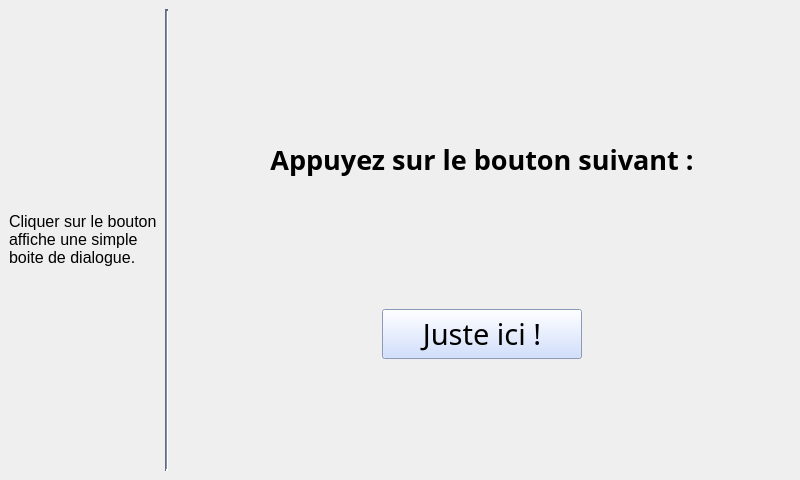
<?xml version="1.0" encoding="UTF-8"?>
<ui version="4.0">
 <class>MainWindow</class>
 <widget class="QMainWindow" name="MainWindow">
  <property name="geometry">
   <rect>
    <x>0</x>
    <y>0</y>
    <width>800</width>
    <height>480</height>
   </rect>
  </property>
  <property name="windowTitle">
   <string>Première fenêtre PyQt5</string>
  </property>
  <widget class="QWidget" name="centralwidget">
   <property name="enabled">
    <bool>true</bool>
   </property>
   <property name="maximumSize">
    <size>
     <width>800</width>
     <height>480</height>
    </size>
   </property>
   <property name="palette">
    <palette>
     <active>
      <colorrole role="WindowText">
       <brush brushstyle="SolidPattern">
        <color alpha="255">
         <red>0</red>
         <green>0</green>
         <blue>0</blue>
        </color>
       </brush>
      </colorrole>
      <colorrole role="Button">
       <brush brushstyle="SolidPattern">
        <color alpha="255">
         <red>196</red>
         <green>214</green>
         <blue>255</blue>
        </color>
       </brush>
      </colorrole>
      <colorrole role="Light">
       <brush brushstyle="SolidPattern">
        <color alpha="255">
         <red>255</red>
         <green>255</green>
         <blue>255</blue>
        </color>
       </brush>
      </colorrole>
      <colorrole role="Midlight">
       <brush brushstyle="SolidPattern">
        <color alpha="255">
         <red>225</red>
         <green>234</green>
         <blue>255</blue>
        </color>
       </brush>
      </colorrole>
      <colorrole role="Dark">
       <brush brushstyle="SolidPattern">
        <color alpha="255">
         <red>98</red>
         <green>107</green>
         <blue>127</blue>
        </color>
       </brush>
      </colorrole>
      <colorrole role="Mid">
       <brush brushstyle="SolidPattern">
        <color alpha="255">
         <red>131</red>
         <green>143</green>
         <blue>170</blue>
        </color>
       </brush>
      </colorrole>
      <colorrole role="Text">
       <brush brushstyle="SolidPattern">
        <color alpha="255">
         <red>0</red>
         <green>0</green>
         <blue>0</blue>
        </color>
       </brush>
      </colorrole>
      <colorrole role="BrightText">
       <brush brushstyle="SolidPattern">
        <color alpha="255">
         <red>255</red>
         <green>255</green>
         <blue>255</blue>
        </color>
       </brush>
      </colorrole>
      <colorrole role="ButtonText">
       <brush brushstyle="SolidPattern">
        <color alpha="255">
         <red>0</red>
         <green>0</green>
         <blue>0</blue>
        </color>
       </brush>
      </colorrole>
      <colorrole role="Base">
       <brush brushstyle="SolidPattern">
        <color alpha="255">
         <red>255</red>
         <green>255</green>
         <blue>255</blue>
        </color>
       </brush>
      </colorrole>
      <colorrole role="Window">
       <brush brushstyle="SolidPattern">
        <color alpha="255">
         <red>196</red>
         <green>214</green>
         <blue>255</blue>
        </color>
       </brush>
      </colorrole>
      <colorrole role="Shadow">
       <brush brushstyle="SolidPattern">
        <color alpha="255">
         <red>0</red>
         <green>0</green>
         <blue>0</blue>
        </color>
       </brush>
      </colorrole>
      <colorrole role="AlternateBase">
       <brush brushstyle="SolidPattern">
        <color alpha="255">
         <red>225</red>
         <green>234</green>
         <blue>255</blue>
        </color>
       </brush>
      </colorrole>
      <colorrole role="ToolTipBase">
       <brush brushstyle="SolidPattern">
        <color alpha="255">
         <red>255</red>
         <green>255</green>
         <blue>220</blue>
        </color>
       </brush>
      </colorrole>
      <colorrole role="ToolTipText">
       <brush brushstyle="SolidPattern">
        <color alpha="255">
         <red>0</red>
         <green>0</green>
         <blue>0</blue>
        </color>
       </brush>
      </colorrole>
     </active>
     <inactive>
      <colorrole role="WindowText">
       <brush brushstyle="SolidPattern">
        <color alpha="255">
         <red>0</red>
         <green>0</green>
         <blue>0</blue>
        </color>
       </brush>
      </colorrole>
      <colorrole role="Button">
       <brush brushstyle="SolidPattern">
        <color alpha="255">
         <red>196</red>
         <green>214</green>
         <blue>255</blue>
        </color>
       </brush>
      </colorrole>
      <colorrole role="Light">
       <brush brushstyle="SolidPattern">
        <color alpha="255">
         <red>255</red>
         <green>255</green>
         <blue>255</blue>
        </color>
       </brush>
      </colorrole>
      <colorrole role="Midlight">
       <brush brushstyle="SolidPattern">
        <color alpha="255">
         <red>225</red>
         <green>234</green>
         <blue>255</blue>
        </color>
       </brush>
      </colorrole>
      <colorrole role="Dark">
       <brush brushstyle="SolidPattern">
        <color alpha="255">
         <red>98</red>
         <green>107</green>
         <blue>127</blue>
        </color>
       </brush>
      </colorrole>
      <colorrole role="Mid">
       <brush brushstyle="SolidPattern">
        <color alpha="255">
         <red>131</red>
         <green>143</green>
         <blue>170</blue>
        </color>
       </brush>
      </colorrole>
      <colorrole role="Text">
       <brush brushstyle="SolidPattern">
        <color alpha="255">
         <red>0</red>
         <green>0</green>
         <blue>0</blue>
        </color>
       </brush>
      </colorrole>
      <colorrole role="BrightText">
       <brush brushstyle="SolidPattern">
        <color alpha="255">
         <red>255</red>
         <green>255</green>
         <blue>255</blue>
        </color>
       </brush>
      </colorrole>
      <colorrole role="ButtonText">
       <brush brushstyle="SolidPattern">
        <color alpha="255">
         <red>0</red>
         <green>0</green>
         <blue>0</blue>
        </color>
       </brush>
      </colorrole>
      <colorrole role="Base">
       <brush brushstyle="SolidPattern">
        <color alpha="255">
         <red>255</red>
         <green>255</green>
         <blue>255</blue>
        </color>
       </brush>
      </colorrole>
      <colorrole role="Window">
       <brush brushstyle="SolidPattern">
        <color alpha="255">
         <red>196</red>
         <green>214</green>
         <blue>255</blue>
        </color>
       </brush>
      </colorrole>
      <colorrole role="Shadow">
       <brush brushstyle="SolidPattern">
        <color alpha="255">
         <red>0</red>
         <green>0</green>
         <blue>0</blue>
        </color>
       </brush>
      </colorrole>
      <colorrole role="AlternateBase">
       <brush brushstyle="SolidPattern">
        <color alpha="255">
         <red>225</red>
         <green>234</green>
         <blue>255</blue>
        </color>
       </brush>
      </colorrole>
      <colorrole role="ToolTipBase">
       <brush brushstyle="SolidPattern">
        <color alpha="255">
         <red>255</red>
         <green>255</green>
         <blue>220</blue>
        </color>
       </brush>
      </colorrole>
      <colorrole role="ToolTipText">
       <brush brushstyle="SolidPattern">
        <color alpha="255">
         <red>0</red>
         <green>0</green>
         <blue>0</blue>
        </color>
       </brush>
      </colorrole>
     </inactive>
     <disabled>
      <colorrole role="WindowText">
       <brush brushstyle="SolidPattern">
        <color alpha="255">
         <red>98</red>
         <green>107</green>
         <blue>127</blue>
        </color>
       </brush>
      </colorrole>
      <colorrole role="Button">
       <brush brushstyle="SolidPattern">
        <color alpha="255">
         <red>196</red>
         <green>214</green>
         <blue>255</blue>
        </color>
       </brush>
      </colorrole>
      <colorrole role="Light">
       <brush brushstyle="SolidPattern">
        <color alpha="255">
         <red>255</red>
         <green>255</green>
         <blue>255</blue>
        </color>
       </brush>
      </colorrole>
      <colorrole role="Midlight">
       <brush brushstyle="SolidPattern">
        <color alpha="255">
         <red>225</red>
         <green>234</green>
         <blue>255</blue>
        </color>
       </brush>
      </colorrole>
      <colorrole role="Dark">
       <brush brushstyle="SolidPattern">
        <color alpha="255">
         <red>98</red>
         <green>107</green>
         <blue>127</blue>
        </color>
       </brush>
      </colorrole>
      <colorrole role="Mid">
       <brush brushstyle="SolidPattern">
        <color alpha="255">
         <red>131</red>
         <green>143</green>
         <blue>170</blue>
        </color>
       </brush>
      </colorrole>
      <colorrole role="Text">
       <brush brushstyle="SolidPattern">
        <color alpha="255">
         <red>98</red>
         <green>107</green>
         <blue>127</blue>
        </color>
       </brush>
      </colorrole>
      <colorrole role="BrightText">
       <brush brushstyle="SolidPattern">
        <color alpha="255">
         <red>255</red>
         <green>255</green>
         <blue>255</blue>
        </color>
       </brush>
      </colorrole>
      <colorrole role="ButtonText">
       <brush brushstyle="SolidPattern">
        <color alpha="255">
         <red>98</red>
         <green>107</green>
         <blue>127</blue>
        </color>
       </brush>
      </colorrole>
      <colorrole role="Base">
       <brush brushstyle="SolidPattern">
        <color alpha="255">
         <red>196</red>
         <green>214</green>
         <blue>255</blue>
        </color>
       </brush>
      </colorrole>
      <colorrole role="Window">
       <brush brushstyle="SolidPattern">
        <color alpha="255">
         <red>196</red>
         <green>214</green>
         <blue>255</blue>
        </color>
       </brush>
      </colorrole>
      <colorrole role="Shadow">
       <brush brushstyle="SolidPattern">
        <color alpha="255">
         <red>0</red>
         <green>0</green>
         <blue>0</blue>
        </color>
       </brush>
      </colorrole>
      <colorrole role="AlternateBase">
       <brush brushstyle="SolidPattern">
        <color alpha="255">
         <red>196</red>
         <green>214</green>
         <blue>255</blue>
        </color>
       </brush>
      </colorrole>
      <colorrole role="ToolTipBase">
       <brush brushstyle="SolidPattern">
        <color alpha="255">
         <red>255</red>
         <green>255</green>
         <blue>220</blue>
        </color>
       </brush>
      </colorrole>
      <colorrole role="ToolTipText">
       <brush brushstyle="SolidPattern">
        <color alpha="255">
         <red>0</red>
         <green>0</green>
         <blue>0</blue>
        </color>
       </brush>
      </colorrole>
     </disabled>
    </palette>
   </property>
   <layout class="QHBoxLayout" name="horizontalLayout">
    <item>
     <widget class="QLabel" name="labelDescription">
      <property name="maximumSize">
       <size>
        <width>150</width>
        <height>100</height>
       </size>
      </property>
      <property name="font">
       <font>
        <family>MS UI Gothic</family>
        <pointsize>12</pointsize>
       </font>
      </property>
      <property name="text">
       <string>&lt;html&gt;&lt;head/&gt;&lt;body&gt;&lt;p&gt;Cliquer sur le bouton affiche une simple boite de dialogue.&lt;/p&gt;&lt;/body&gt;&lt;/html&gt;</string>
      </property>
      <property name="wordWrap">
       <bool>true</bool>
      </property>
     </widget>
    </item>
    <item>
     <widget class="Line" name="line">
      <property name="lineWidth">
       <number>2</number>
      </property>
      <property name="midLineWidth">
       <number>1</number>
      </property>
      <property name="orientation">
       <enum>Qt::Vertical</enum>
      </property>
     </widget>
    </item>
    <item>
     <layout class="QVBoxLayout" name="verticalLayout">
      <property name="spacing">
       <number>0</number>
      </property>
      <item alignment="Qt::AlignHCenter">
       <widget class="QLabel" name="labelOrder">
        <property name="minimumSize">
         <size>
          <width>400</width>
          <height>20</height>
         </size>
        </property>
        <property name="maximumSize">
         <size>
          <width>500</width>
          <height>80</height>
         </size>
        </property>
        <property name="font">
         <font>
          <family>Mosk Thin 100</family>
          <pointsize>20</pointsize>
          <weight>75</weight>
          <bold>true</bold>
         </font>
        </property>
        <property name="text">
         <string>Appuyez sur le bouton suivant :</string>
        </property>
        <property name="alignment">
         <set>Qt::AlignCenter</set>
        </property>
       </widget>
      </item>
      <item alignment="Qt::AlignHCenter">
       <widget class="QPushButton" name="pushButton">
        <property name="sizePolicy">
         <sizepolicy hsizetype="Minimum" vsizetype="Fixed">
          <horstretch>0</horstretch>
          <verstretch>0</verstretch>
         </sizepolicy>
        </property>
        <property name="minimumSize">
         <size>
          <width>200</width>
          <height>0</height>
         </size>
        </property>
        <property name="maximumSize">
         <size>
          <width>200</width>
          <height>50</height>
         </size>
        </property>
        <property name="font">
         <font>
          <family>Mosk Thin 100</family>
          <pointsize>22</pointsize>
          <weight>50</weight>
          <bold>false</bold>
         </font>
        </property>
        <property name="text">
         <string>Juste ici !</string>
        </property>
        <property name="iconSize">
         <size>
          <width>16</width>
          <height>16</height>
         </size>
        </property>
       </widget>
      </item>
     </layout>
    </item>
   </layout>
  </widget>
 </widget>
 <resources/>
 <connections/>
</ui>
